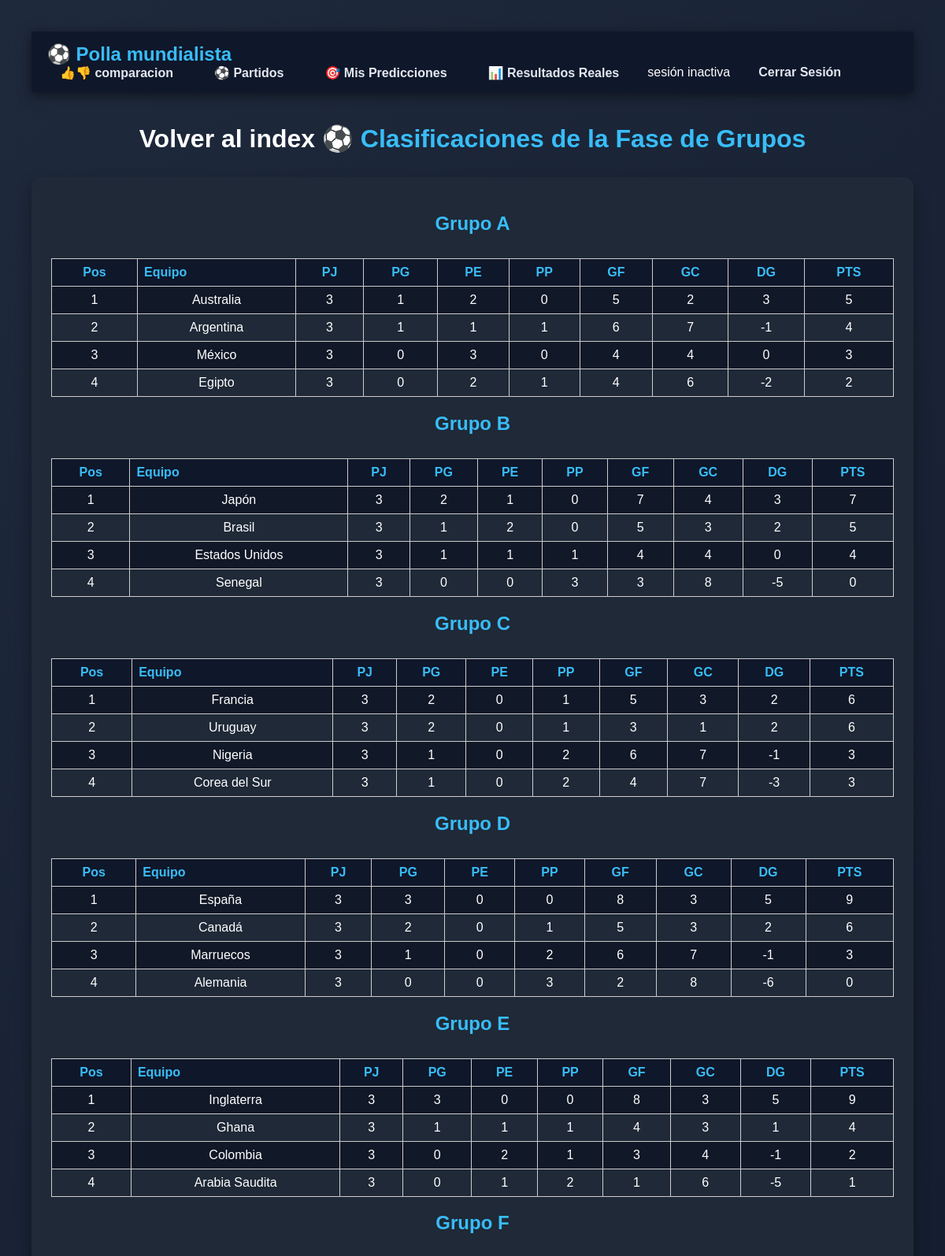
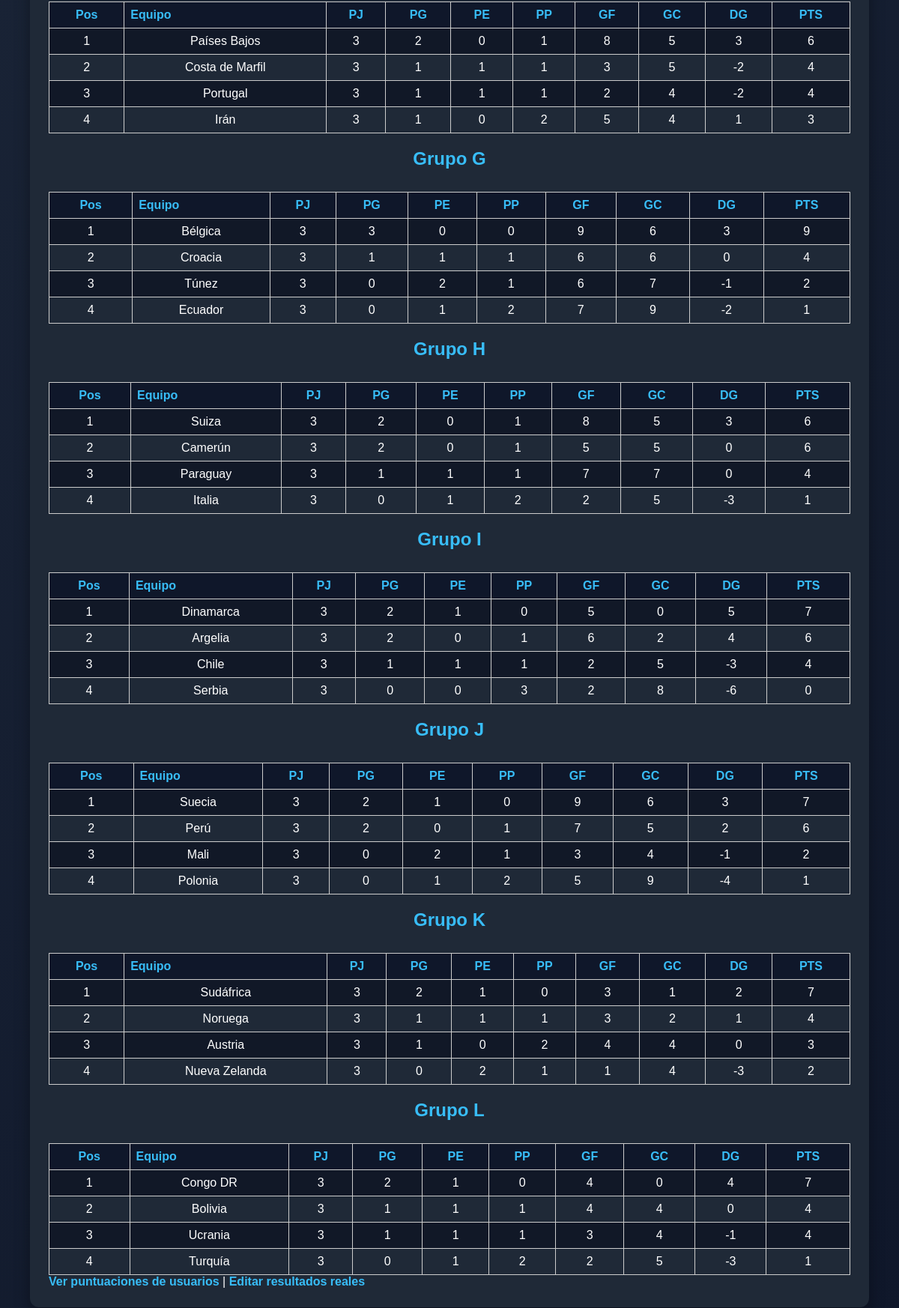
Page /clasificaciones_grupos.php on the committed database (2 pictures, top to bottom).
### tables this page shows
CREATE TABLE `resultados_reales` (
  `id` int(11) NOT NULL,
  `partido_id` int(11) NOT NULL,
  `goles_local` int(11) NOT NULL,
  `goles_visitante` int(11) NOT NULL
);

CREATE TABLE `partidos` (
  `id` int(11) NOT NULL,
  `equipo_local_id` int(11) NOT NULL,
  `equipo_visitante_id` int(11) NOT NULL,
  `fecha` date NOT NULL
);

### clasificaciones_grupos.php (the view, shortened to what this page needs)
<?php
$pdo = conectarDB();
?>
<!DOCTYPE html>
<html lang="es">
<head>
    <link rel="stylesheet" href="style.css">
</head>
<body>
<?php include 'menu.php'; ?>
<h1><a href="index.php" style="color:#fff; text-decoration:none;">Volver al index</a>
    ⚽ Clasificaciones de la Fase de Grupos</h1>
<div class="card">
    <div class="grupos">
<?php
$grupos = range('A', 'L');
foreach ($grupos as $grupo) {
    $stmt = $pdo->prepare("SELECT id, nombre FROM equipos WHERE grupo = ? ORDER BY nombre");
    $stmt->execute([$grupo]);
    $equipos = $stmt->fetchAll(PDO::FETCH_ASSOC);
    $clasificacion = [];
    foreach ($equipos as $eq) {
        $clasificacion[$eq['id']] = [
            'nombre' => $eq['nombre'],
            'pj' => 0, 'pg' => 0, 'pe' => 0, 'pp' => 0,
            'gf' => 0, 'gc' => 0, 'dg' => 0, 'pts' => 0
        ];
    }
    $stmt = $pdo->prepare("
        SELECT p.equipo_local_id, p.equipo_visitante_id, r.goles_local, r.goles_visitante
        FROM partidos p
        JOIN equipos el ON p.equipo_local_id = el.id
        JOIN equipos ev ON p.equipo_visitante_id = ev.id
        LEFT JOIN resultados_reales r ON p.id = r.partido_id
        WHERE (el.grupo = ? OR ev.grupo = ?)
    ");
    $stmt->execute([$grupo, $grupo]);
    $partidos = $stmt->fetchAll(PDO::FETCH_ASSOC);
    foreach ($partidos as $part) {
        $local_id = $part['equipo_local_id'];
        $visit_id = $part['equipo_visitante_id'];
        $gl = (int)$part['goles_local'];
        $gv = (int)$part['goles_visitante'];
        $clasificacion[$local_id]['pj']++;
        $clasificacion[$local_id]['gf'] += $gl;
        $clasificacion[$local_id]['gc'] += $gv;
        if ($gl > $gv) {
            $clasificacion[$local_id]['pg']++;
            $clasificacion[$local_id]['pts'] += 3;
        } elseif ($gl == $gv) {
            $clasificacion[$local_id]['pe']++;
            $clasificacion[$local_id]['pts'] += 1;
        } else {
            $clasificacion[$local_id]['pp']++;
        }
        $clasificacion[$visit_id]['pj']++;
        $clasificacion[$visit_id]['gf'] += $gv;
        $clasificacion[$visit_id]['gc'] += $gl;
        if ($gv > $gl) {
            $clasificacion[$visit_id]['pg']++;
            $clasificacion[$visit_id]['pts'] += 3;
        } elseif ($gv == $gl) {
            $clasificacion[$visit_id]['pe']++;
            $clasificacion[$visit_id]['pts'] += 1;
        } else {
            $clasificacion[$visit_id]['pp']++;
        }
    }
    $tabla = array_values($clasificacion);
    usort($tabla, function($a, $b) {
        if ($b['pts'] != $a['pts']) return $b['pts'] - $a['pts'];
        if ($b['dg'] != $a['dg']) return $b['dg'] - $a['dg'];
        if ($b['gf'] != $a['gf']) return $b['gf'] - $a['gf'];
        return strcmp($a['nombre'], $b['nombre']);
    });
    echo "<div class='grupo'>";
    echo "<h2>Grupo $grupo</h2>";
    echo "<table>
            <tr>
                <th>Pos</th>
                <th style='text-align:left;'>Equipo</th>
                <th>PJ</th>
                <th>PG</th>
                <th>PE</th>
                <th>PP</th>
                <th>GF</th>
                <th>GC</th>
                <th>DG</th>
                <th class='pts'>PTS</th>
            </tr>";
    if (empty($tabla)) {
        echo "<tr><td colspan='10'>No hay resultados registrados aún para este grupo.</td></tr>";
    } else {
        foreach ($tabla as $pos => $eq) {
            $posicion = $pos + 1;
            echo "<tr>
                    <td>$posicion</td>
                    <td class='equipo'>{$eq['nombre']}</td>
                    <td>{$eq['pj']}</td>
                    <td>{$eq['pg']}</td>
                    <td>{$eq['pe']}</td>
                    <td>{$eq['pp']}</td>
                    <td>{$eq['gf']}</td>
                    <td>{$eq['gc']}</td>
                    <td>{$eq['dg']}</td>
                    <td class='pts'>{$eq['pts']}</td>
                  </tr>";
        }
    }
    echo "</table></div>";
}
?>
    </div>
    <div class="footer-links">
        <a href="comparacion.php">Ver puntuaciones de usuarios</a> |
        <a href="resultados_reales.php">Editar resultados reales</a>
    </div>
</div>
</body>
</html>

### menu.php (shortened to what this page needs)
<nav class="navbar">
    <div class="nav-container">
        <h2 class="nav-title">⚽ Polla mundialista</h2>
        <ul class="nav-links">
            <li><a href="comparacion.php" <?= basename($_SERVER['PHP_SELF']) == 'comparacion.php' ? 'class="active"' : '' ?>>👍👎 comparacion</a></li>
            <li><a href="partidos.php" <?= basename($_SERVER['PHP_SELF']) == 'partidos.php' ? 'class="active"' : '' ?>>⚽ Partidos</a></li>
            <li><a href="predicciones.php" <?= basename($_SERVER['PHP_SELF']) == 'predicciones.php' ? 'class="active"' : '' ?>>🎯 Mis Predicciones</a></li>
            <li><a href="resultados_reales.php" <?= basename($_SERVER['PHP_SELF']) == 'resultados_reales.php' ? 'class="active"' : '' ?>>📊 Resultados Reales</a></li>
            <li>
                <?php
if (session_status() === PHP_SESSION_ACTIVE) {
    $_SESSION['usuario_id'] = 2;
    echo "Soy el usuario: ";
    echo $_SESSION['usuario_id'];
} else {
    echo "sesión inactiva";
}
            ?> </li>
            <li><a href="cerrar_sesion.php">Cerrar Sesión</a></li>
        </ul>
    </div>
</nav>

### style.css (style rules this page uses)
body { font-family: Calibri, Arial, sans-serif; background: linear-gradient(135deg, #1e293b, #0f172a); margin: 0; padding: 40px; color: #fff; }
h1, h2 { text-align: center; color: #38bdf8; margin-bottom: 30px; }
.card { background: #1f2937; border-radius: 12px; padding: 25px; margin-bottom: 30px; box-shadow: 0 10px 20px rgba(0,0,0,.35); }
table { width: 100%; border-collapse: collapse; margin-top: 20px 0; }
th, td { padding: 8px; text-align: center; border: 1px solid #ccc; }
th { background: #0f172a; color: #38bdf8; }
tr:nth-child(even) { background: #111827; }
a { color: #38bdf8; text-decoration: none; font-weight: bold; }

### menu.php (style rules this page uses)
.navbar { background: #0f172a; padding: 15px 0; box-shadow: 0 4px 15px rgba(0, 0, 0, 0.5); margin-bottom: 40px; position: sticky; top: 0; z-index: 100; }
.nav-container { max-width: 1200px; margin: 0 auto; padding: 0 20px; display: flex; justify-content: space-between; align-items: center; flex-wrap: wrap; }
.nav-title { color: #38bdf8; margin: 0; font-size: 24px; }
.nav-links { list-style: none; margin: 0; padding: 0; display: flex; gap: 20px; flex-wrap: wrap; }
.nav-links li { margin: 0; }
.nav-links a { color: #e2e8f0; text-decoration: none; font-weight: bold; padding: 10px 16px; border-radius: 8px; transition: all 0.3s ease; }

### rows in the picture
resultados_reales: posicion "3", nombre "México", goles_visitante "3", goles_local "0", partido.equipo_visitante_id "4", nombre "Estados Unidos", partido.equipo_local_id "1", posicion "4", nombre "Senegal", gc "8", dg "-5", nombre "Corea del Sur", pp "2", gc "7", dg "-3", posicion "2", nombre "Ghana", nombre "Costa de Marfil", gc "5", dg "-2", nombre "Portugal", gf "2", nombre "Irán", gf "5", nombre "Croacia", gf "6", gc "6", nombre "Paraguay", gf "7", nombre "Austria", posicion "1", nombre "Congo DR", pg "2", pts "7", nombre "Bolivia", nombre "Ucrania", dg "-1"
resultados_reales: posicion "3", nombre "Túnez", pj "3", goles_visitante "0", goles_local "2", pp "1", partido.equipo_local_id "6", partido.equipo_visitante_id "7", dg "-1"
resultados_reales: posicion "2", nombre "Camerún", pj "3", goles_local "2", goles_visitante "0", pp "1", partido.equipo_local_id "5", pts "6", posicion "1", nombre "Dinamarca", pe "1", partido.equipo_visitante_id "7"

### other values in the picture
$grupo "A"
$posicion "1"
$eq['nombre'] "Australia"
$eq['pj'] "3"
$eq['pg'] "1"
$eq['pe'] "2"
$eq['pp'] "0"
$eq['gf'] "5"
$eq['gc'] "2"
$eq['dg'] "3"
$eq['pts'] "5"
$posicion "2"
$eq['nombre'] "Argentina"
$eq['pe'] "1"
$eq['pp'] "1"
